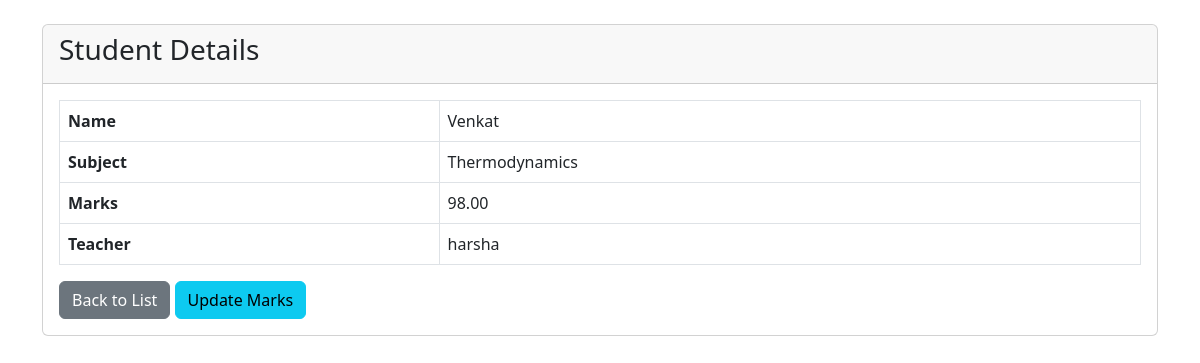
The app's page /student/3/ (signed in) with its own data.
### portal/models.py (models this page shows, shortened)
class Student(models.Model):
    name = models.CharField(max_length=100)
    subject = models.CharField(max_length=100)
    marks = models.DecimalField(max_digits=5, decimal_places=2)
    teacher = models.ForeignKey(Teacher, on_delete=models.CASCADE)
    class Meta:
        unique_together = ('name', 'subject', 'teacher')

class Teacher(AbstractUser):
    pass

### portal/views.py (the view)
# urls.py: path('student/<int:student_id>/', views.student_detail_view, name='student_detail'),
@login_required
def student_detail_view(request, student_id):
    student = get_object_or_404(Student, id=student_id, teacher=request.user)
    return render(request, 'portal/student_details.html', {'student': student})

### templates/portal/student_details.html (shortened to what this page needs)
{% extends "base.html" %}
{% block content %}
<div class="container mt-4">
    <div class="card">
        <div class="card-header">
            <h3>Student Details</h3>
        </div>
        <div class="card-body">
            <table class="table table-bordered">
                <tr>
                    <th>Name</th>
                    <td>{{ student.name }}</td>
                </tr>
                <tr>
                    <th>Subject</th>
                    <td>{{ student.subject }}</td>
                </tr>
                <tr>
                    <th>Marks</th>
                    <td data-field="marks">{{ student.marks }}</td>
                </tr>
                <tr>
                    <th>Teacher</th>
                    <td>{{ student.teacher.username }}</td>
                </tr>
            </table>
            <a href="{% url 'home' %}" class="btn btn-secondary">Back to List</a>
            <button class="btn btn-info update-btn" data-id="{{ student.id }}" data-subject="{{ student.subject }}">Update Marks</button>
        </div>
    </div>
</div>
{% endblock %}

### records on screen
Student: name "Venkat", subject "Thermodynamics", marks "98.00", teacher.username "harsha"
